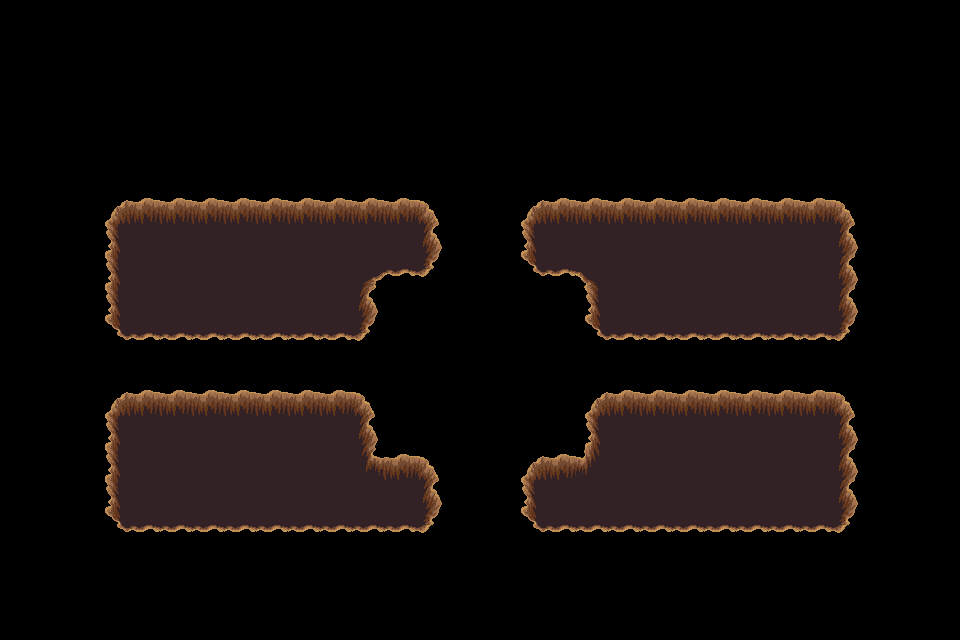

Tiled map render using the project's own tile images. Description and the whole map definition, tile-layer contents included, below:
An orthogonal 30x20 tile map with 32x32 px tiles, 1 tile layer (trou), 2 tilesets.

<map version="1.4" tiledversion="1.4.3" orientation="orthogonal" renderorder="right-down" width="30" height="20" tilewidth="32" tileheight="32" infinite="0" nextlayerid="9" nextobjectid="1">
 <tileset firstgid="1" source="../../dungeon_green.tsx" />
 <tileset firstgid="530" source="../../dungeon.tsx" />
 <layer id="8" name="trou" width="30" height="20">
  <data encoding="csv">
0,0,0,0,0,0,0,0,0,0,0,0,0,0,0,0,0,0,0,0,0,0,0,0,0,0,0,0,0,0,
0,0,0,0,0,0,0,0,0,0,0,0,0,0,0,0,0,0,0,0,0,0,0,0,0,0,0,0,0,0,
0,0,0,0,0,0,0,0,0,0,0,0,0,0,0,0,0,0,0,0,0,0,0,0,0,0,0,0,0,0,
0,0,0,0,0,0,0,0,0,0,0,0,0,0,0,0,0,0,0,0,0,0,0,0,0,0,0,0,0,0,
0,0,0,0,0,0,0,0,0,0,0,0,0,0,0,0,0,0,0,0,0,0,0,0,0,0,0,0,0,0,
0,0,0,0,0,0,0,0,0,0,0,0,0,0,0,0,0,0,0,0,0,0,0,0,0,0,0,0,0,0,
0,0,0,432,433,433,433,433,433,433,433,433,433,434,0,0,432,433,433,433,433,433,433,433,433,433,434,0,0,0,
0,0,0,455,456,456,456,456,456,456,456,456,456,457,0,0,455,456,456,456,456,456,456,456,456,456,457,0,0,0,
0,0,0,455,456,456,456,456,456,456,456,387,479,480,0,0,478,479,388,456,456,456,456,456,456,456,457,0,0,0,
0,0,0,455,456,456,456,456,456,456,456,457,0,0,0,0,0,0,455,456,456,456,456,456,456,456,457,0,0,0,
0,0,0,478,479,479,479,479,479,479,479,480,0,0,0,0,0,0,478,479,479,479,479,479,479,479,480,0,0,0,
0,0,0,0,0,0,0,0,0,0,0,0,0,0,0,0,0,0,0,0,0,0,0,0,0,0,0,0,0,0,
0,0,0,432,433,433,433,433,433,433,433,434,0,0,0,0,0,0,432,433,433,433,433,433,433,433,434,0,0,0,
0,0,0,455,456,456,456,456,456,456,456,457,0,0,0,0,0,0,455,456,456,456,456,456,456,456,457,0,0,0,
0,0,0,455,456,456,456,456,456,456,456,410,433,434,0,0,432,433,411,456,456,456,456,456,456,456,457,0,0,0,
0,0,0,455,456,456,456,456,456,456,456,456,456,457,0,0,455,456,456,456,456,456,456,456,456,456,457,0,0,0,
0,0,0,478,479,479,479,479,479,479,479,479,479,480,0,0,478,479,479,479,479,479,479,479,479,479,480,0,0,0,
0,0,0,0,0,0,0,0,0,0,0,0,0,0,0,0,0,0,0,0,0,0,0,0,0,0,0,0,0,0,
0,0,0,0,0,0,0,0,0,0,0,0,0,0,0,0,0,0,0,0,0,0,0,0,0,0,0,0,0,0,
0,0,0,0,0,0,0,0,0,0,0,0,0,0,0,0,0,0,0,0,0,0,0,0,0,0,0,0,0,0
</data>
 </layer>
</map>
